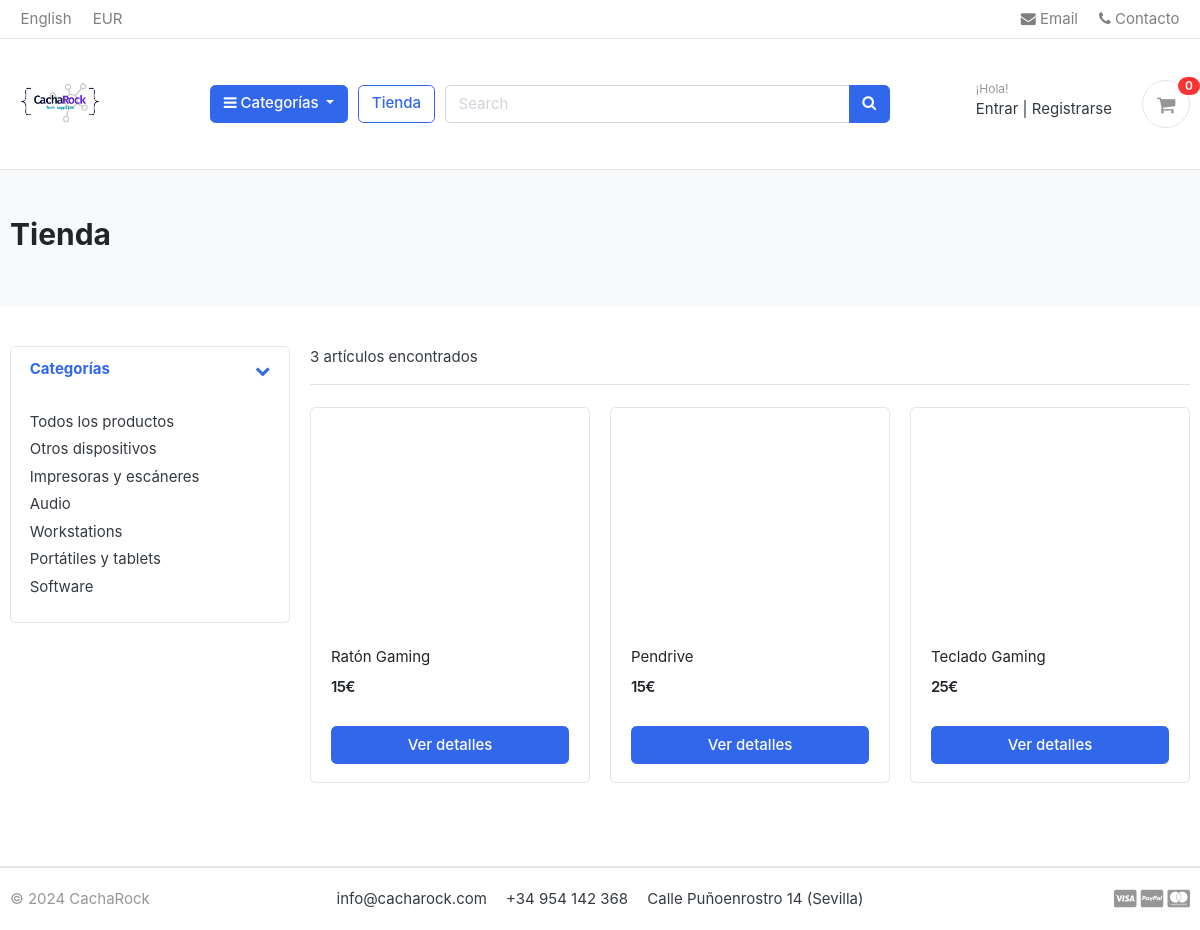
The app's page /tienda/categoria/otros-dispositivos/ with its own data.
### categoria/models.py (models this page shows, shortened)
class Categoria(models.Model):
    nombre_categoria = models.CharField(max_length=50, unique=True)
    slug = models.SlugField(max_length=100, unique=True)
    descripcion = models.CharField(max_length=255)
    cat_imagen = models.ImageField(upload_to='imagenes/categories/', blank=True)
    class Meta():
        verbose_name = 'Categoría'
        verbose_name_plural = 'Categorías'
    def get_url(self):
        return reverse('productos_por_categoria', args=[self.slug])

### tienda/models.py (models this page shows, shortened)
class Producto(models.Model):
    nombre_producto = models.CharField(max_length=200, unique=True)
    slug = models.SlugField(max_length=200, unique=True)
    descripcion_producto = models.TextField(max_length=500, blank=True)
    precio = models.IntegerField()
    imagen = models.ImageField(upload_to='imagenes/productos')
    stock_maximo = models.IntegerField(default=0)
    stock_disponible = models.IntegerField()
    disponibilidad = models.BooleanField(default=True)
    categoria = models.ForeignKey(Categoria, on_delete=models.CASCADE)
    fecha_creacion = models.DateTimeField(auto_now_add=True)
    fecha_modificacion = models.DateTimeField(auto_now=True)
    vendedor = models.ForeignKey(settings.AUTH_USER_MODEL, on_delete=models.CASCADE, related_name='productos', default=2)  # Aquí '1' es el ID del usuario predeterminado
    def get_url(self):
        return reverse('detalle_producto', args=[self.categoria.slug, self.slug])

### tienda/views.py (the view)
# urls.py: path('tienda/', include('tienda.urls')),
def tienda(request, categoria_slug=None):
    categorias = None
    productos = None
    if categoria_slug != None:
        categorias = get_object_or_404(Categoria, slug=categoria_slug)
        productos = Producto.objects.filter(categoria=categorias, disponibilidad=True)
        paginator = Paginator(productos, 3) # Paginación y artículos mostrados por página
        page = request.GET.get('page')
        paged_productos = paginator.get_page(page)
        numero_productos = productos.count()
    else:
        productos = Producto.objects.all().filter(disponibilidad=True).order_by('id')
        paginator = Paginator(productos, 6)
        page = request.GET.get('page')
        paged_productos = paginator.get_page(page)
        numero_productos = productos.count()
    context = {
        'productos': paged_productos,
        'numero_productos' : numero_productos
    }
    return render(request, 'tienda/tienda.html', context)

### carts/context_processors.py (called while the page is built)
def contador(request):
    cuenta_carrito = 0
    if 'admin' in request.path:
        return {}
    else:
        try:
            cart = Cart.objects.filter(cart_id=_cart_id(request))
            if request.user.is_authenticated:
                cart_items = CartItem.objects.all().filter(usuario=request.user)
            else:
                cart_items = CartItem.objects.all().filter(cart=cart[:1])
            for cart_item in cart_items:
                cuenta_carrito += cart_item.cantidad
        except Cart.DoesNotExist:
            cuenta_carrito = 0
    return dict(cuenta_carrito=cuenta_carrito)

### carts/views.py (called while the page is built)
def _cart_id(request):
    cart = request.session.session_key
    if not cart:
        cart = request.session.create()
    return cart

### categoria/context_processors.py (called while the page is built)
def menu_links(request):
    links = Categoria.objects.all()
    return dict(links=links)

### templates/tienda/tienda.html (shortened to what this page needs)
{% extends "base.html" %}
{% load static %}
{% block content %}
<section class="section-pagetop bg">
    <div class="container">
        {% if 'search' in request.path %}
        <h2 class="title-page">Encontrar productos</h2>
        {% else %}
        <h2 class="title-page">Tienda</h2>
        {% endif %}
    </div>
</section>
<section class="section-content padding-y">
    <div class="container">
        <div class="row">
            <aside class="col-md-3">
                <div class="card">
                    <article class="filter-group">
                        <header class="card-header">
                            <a href="#" data-toggle="collapse" data-target="#collapse_1" aria-expanded="true" class="">
                                <i class="icon-control fa fa-chevron-down"></i>
                                <h6 class="title">Categorías</h6>
                            </a>
                        </header>
                        <div class="filter-content collapse show" id="collapse_1">
                            <div class="card-body">
                                <ul class="list-menu">
                                    <li><a href="{% url 'tienda' %}">Todos los productos  </a></li>
                                    {% for categoria in links %}
                                    <li><a href="{{ categoria.get_url }}">{{ categoria.nombre_categoria }}  </a></li>
                                    {% endfor %}
                                </ul>
                            </div>
                        </div>
                    </article>
                </div>
            </aside>
            <main class="col-md-9">
                <header class="border-bottom mb-4 pb-3">
                    <div class="form-inline">
                        <span class="mr-md-auto">{{ numero_productos }} artículos encontrados </span>
                    </div>
                </header>
                <div class="row">
                    {% if productos %}
                    {% for producto in productos %}
                    <div class="col-md-4">
                        <figure class="card card-product-grid">
                            <div class="img-wrap">
                            </div>
                            <figcaption class="info-wrap">
                                <div class="fix-height">
                                    <a href="{{ producto.get_url }}" class="title">{{ producto.nombre_producto }}</a>
                                    <div class="price-wrap mt-2">
                                        <span class="price">{{ producto.precio }}€</span>
                                    </div>
                                </div>
                                <a href="{{ producto.get_url }}" class="btn btn-block btn-primary">Ver detalles </a>
                            </figcaption>
                        </figure>
                    </div>
                    {% endfor %}
                    {% else %}
                    <div>
                        <h2>Sin resultados</h2>
                    </div>
                    {% endif %}
                </div>
            </main>
        </div>
    </div>
</section>
{% endblock content %}

### eshop/static/css/ui.css (style rules this page uses)
html { font-family: "Inter", sans-serif; font-size: 15px; }
.img-wrap { text-align: center; display: block; }
.price-wrap { letter-spacing: -0.7px; }
.padding-y { padding-top: 40px; padding-bottom: 40px; }
figure { margin-bottom: 0; }
article:after, .form-group:after { display: block; clear: both; content: ""; }
.bg { background-color: #f8f9fa; }
.title-page { color: #212529; }
[class*=list-] li:after { visibility: hidden; display: block; content: ""; overflow: hidden; height: 0; clear: both; }
.list-menu { list-style: none; margin: 0; padding-left: 0; }
.list-menu li { margin-bottom: 5px; }
.list-menu a { color: #343a40; }
[class*=card-product] a.title { color: #212529; display: block; }
[class*=card-product] .img-wrap { overflow: hidden; position: relative; }
.card-product-grid { margin-bottom: 20px; }
.card-product-grid .img-wrap { border-radius: 0.2rem 0.2rem 0 0; height: 220px; }
.card-product-grid .info-wrap { overflow: hidden; padding: 18px 20px; }
.card-product-grid .fix-height { height: 80px; overflow: hidden; }
.card .img-wrap { overflow: hidden; }
.price { font-weight: 600; color: #212529; }
.icon-control { margin-top: 5px; float: right; font-size: 80%; }
.card-header .title { margin-bottom: 0; line-height: 1.5; }
.filter-group { border-bottom: 1px solid #e4e4e4; }
.filter-group .card-header { border-bottom: 0; }
.filter-group:last-child { border-bottom: 0; }
.section-pagetop { padding: 45px 0; }

### records on screen
Categoria: nombre_categoria "Otros dispositivos"
Categoria: nombre_categoria "Impresoras y escáneres"
Categoria: nombre_categoria "Audio"
Categoria: nombre_categoria "Workstations"
Categoria: nombre_categoria "Portátiles y tablets"
Categoria: nombre_categoria "Software"
Producto: nombre_producto "Ratón Gaming", precio "15"
Producto: nombre_producto "Pendrive", precio "15"
Producto: nombre_producto "Teclado Gaming", precio "25"

### other values on screen
{{ cuenta_carrito }} "0"
{{ numero_productos }} "3"
